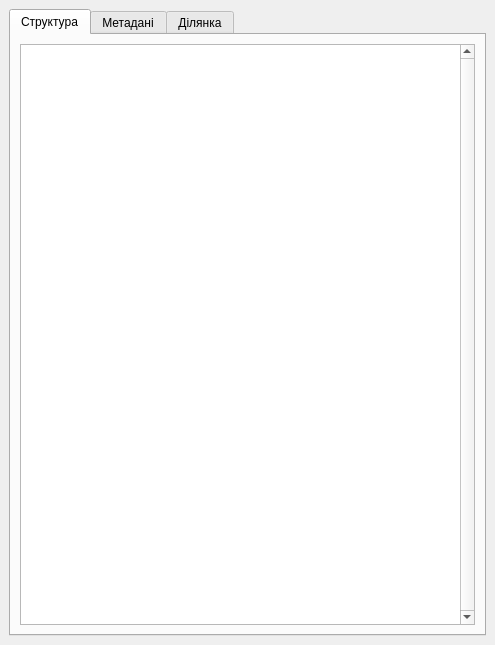
<?xml version="1.0" encoding="UTF-8"?>
<ui version="4.0">
 <class>xml_uaDockWidgetBase</class>
 <widget class="QDockWidget" name="xml_uaDockWidgetBase">
  <property name="geometry">
   <rect>
    <x>0</x>
    <y>0</y>
    <width>495</width>
    <height>645</height>
   </rect>
  </property>
  <property name="windowTitle">
   <string>xml_ua</string>
  </property>
  <widget class="QWidget" name="dockWidgetContents">
   <property name="sizePolicy">
    <sizepolicy hsizetype="Preferred" vsizetype="Expanding">
     <horstretch>0</horstretch>
     <verstretch>0</verstretch>
    </sizepolicy>
   </property>
   <layout class="QHBoxLayout" name="horizontalLayout">
    <item>
     <widget class="QTabWidget" name="tabWidget">
      <property name="enabled">
       <bool>true</bool>
      </property>
      <property name="sizePolicy">
       <sizepolicy hsizetype="Expanding" vsizetype="Expanding">
        <horstretch>0</horstretch>
        <verstretch>0</verstretch>
       </sizepolicy>
      </property>
      <property name="toolTip">
       <string/>
      </property>
      <property name="currentIndex">
       <number>0</number>
      </property>
      <widget class="QWidget" name="tabXML">
       <property name="sizePolicy">
        <sizepolicy hsizetype="Expanding" vsizetype="Expanding">
         <horstretch>0</horstretch>
         <verstretch>0</verstretch>
        </sizepolicy>
       </property>
       <attribute name="title">
        <string>Структура</string>
       </attribute>
       <layout class="QVBoxLayout" name="verticalLayout_3">
        <item>
         <widget class="QTreeView" name="treeViewXML">
          <property name="sizePolicy">
           <sizepolicy hsizetype="Expanding" vsizetype="Expanding">
            <horstretch>0</horstretch>
            <verstretch>0</verstretch>
           </sizepolicy>
          </property>
          <property name="minimumSize">
           <size>
            <width>100</width>
            <height>100</height>
           </size>
          </property>
          <property name="toolTip">
           <string>&lt;html&gt;&lt;head/&gt;&lt;body&gt;&lt;p&gt;&lt;span style=&quot; font-weight:600;&quot;&gt;Загальна структура електронного документу&lt;/span&gt;&lt;/p&gt;&lt;p&gt;(згідно Додатку 1 до &lt;a href=&quot;https://zakon.rada.gov.ua/laws/show/1051-2012-%D0%BF/print1487667692790985#Text&quot;&gt;&lt;span style=&quot; text-decoration: underline; color:#0000ff;&quot;&gt;Порядку ведення ДЗК&lt;/span&gt;&lt;/a&gt;) &lt;/p&gt;&lt;p&gt;&lt;br/&gt;&lt;/p&gt;&lt;p&gt;&lt;span style=&quot; font-weight:600;&quot;&gt;Увага!&lt;/span&gt; На цій вкладці Ви можете додавати, видаляти&lt;/p&gt;&lt;p&gt;елементи та змінювати їх значення.&lt;/p&gt;&lt;p&gt;&lt;br/&gt;&lt;/p&gt;&lt;p&gt;Користуйтесь цим можливостями обережно, лише&lt;/p&gt;&lt;p&gt;якщо точно знаєте, що робите!&lt;/p&gt;&lt;/body&gt;&lt;/html&gt;</string>
          </property>
          <property name="verticalScrollBarPolicy">
           <enum>Qt::ScrollBarAlwaysOn</enum>
          </property>
          <property name="horizontalScrollBarPolicy">
           <enum>Qt::ScrollBarAlwaysOff</enum>
          </property>
          <property name="sizeAdjustPolicy">
           <enum>QAbstractScrollArea::AdjustToContents</enum>
          </property>
          <property name="tabKeyNavigation">
           <bool>true</bool>
          </property>
         </widget>
        </item>
       </layout>
      </widget>
      <widget class="QWidget" name="tabMetadata">
       <attribute name="title">
        <string>Метадані</string>
       </attribute>
       <layout class="QVBoxLayout" name="verticalLayout">
        <item>
         <widget class="QTableView" name="tableViewMetadata"/>
        </item>
       </layout>
      </widget>
      <widget class="QWidget" name="tabParcel">
       <attribute name="title">
        <string>Ділянка</string>
       </attribute>
       <layout class="QVBoxLayout" name="verticalLayoutTabParcel">
        <item>
         <widget class="QTableView" name="tableViewParcel"/>
        </item>
       </layout>
      </widget>
     </widget>
    </item>
   </layout>
  </widget>
 </widget>
 <resources/>
 <connections/>
</ui>
